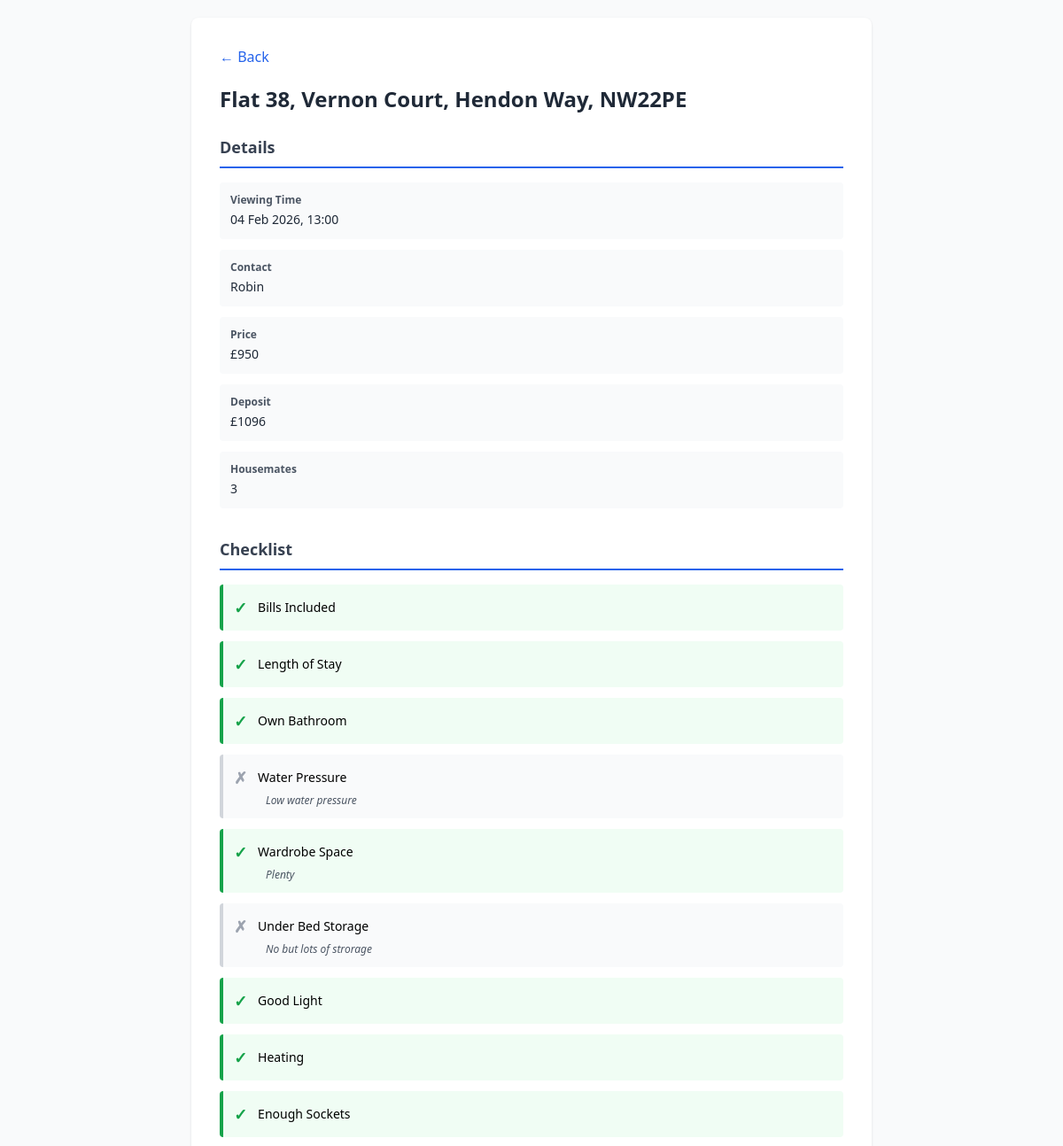
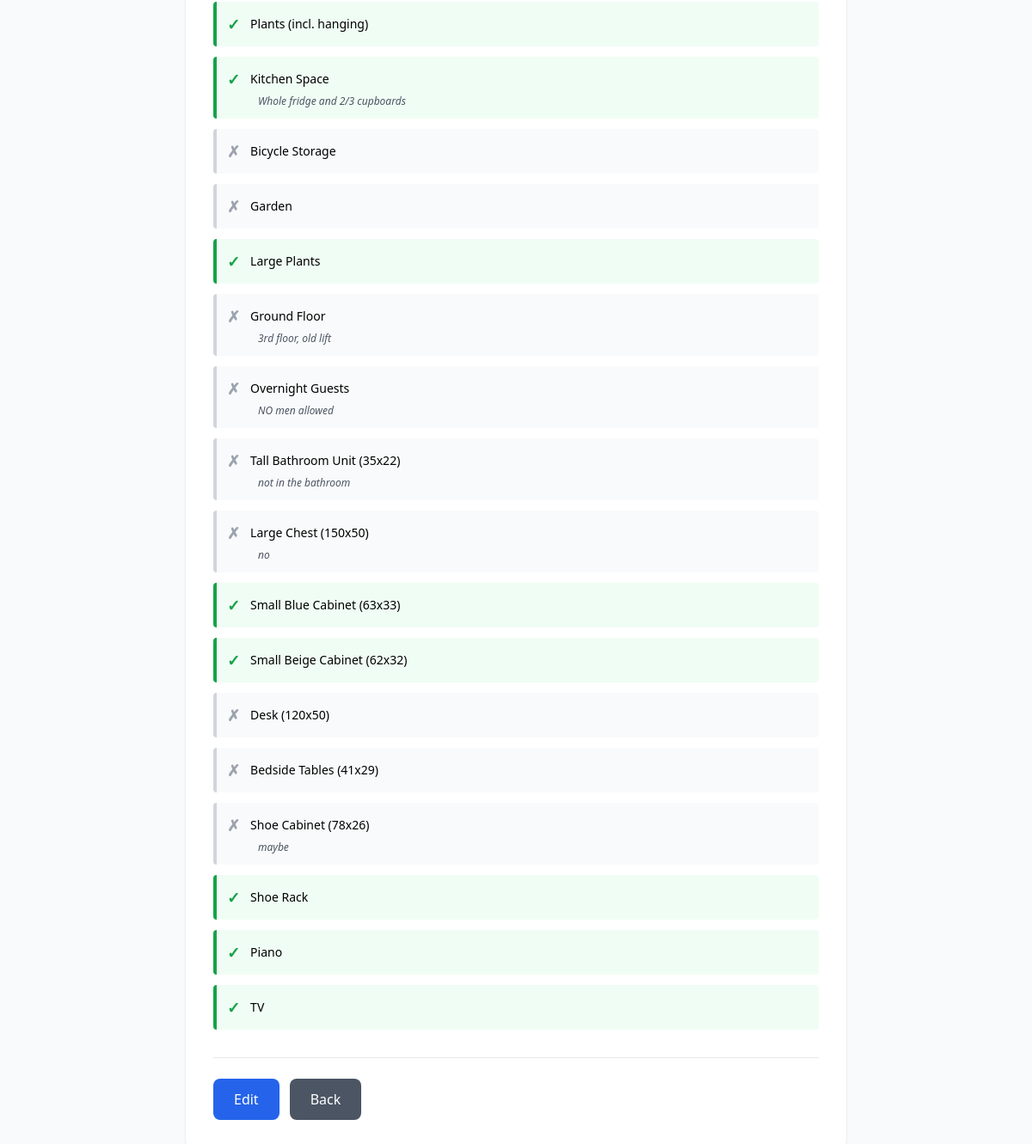
Screenshot of /view/1 with the database file from the repository (2 pictures, top to bottom).
### tables this page shows
CREATE TABLE viewings (
            id INTEGER PRIMARY KEY AUTOINCREMENT,
            address TEXT NOT NULL,
            viewing_time TEXT,
            contact_name TEXT,
            checklist_data TEXT NOT NULL,
            created_at TIMESTAMP DEFAULT CURRENT_TIMESTAMP
        );

### app.py (the view)
@app.route('/view/<int:viewing_id>')
def view_viewing(viewing_id):
    db = get_db()
    viewing = db.execute('SELECT * FROM viewings WHERE id = ?', (viewing_id,)).fetchone()
    db.close()
    if viewing:
        checklist_data = json.loads(viewing['checklist_data'])
        return render_template('view_checklist.html', viewing=viewing, checklist_data=checklist_data)
    return redirect(url_for('index'))

### app.py (called while the page is built)
@app.template_filter('format_datetime')
def format_datetime_filter(s):
    if not s:
        return ''
    try:
        dt = datetime.fromisoformat(s.replace('Z', '+00:00'))
        return dt.strftime('%d %b %Y, %H:%M')
    except:
        return s

def get_db():
    db = sqlite3.connect(app.config['DATABASE'])
    db.row_factory = sqlite3.Row
    return db

### templates/view_checklist.html (shortened to what this page needs)
<!DOCTYPE html>
<html>
<head>
    <script src="https://cdn.tailwindcss.com"></script>
</head>
<body class="bg-gray-50 p-5">
    <div class="max-w-3xl mx-auto bg-white p-8 rounded-lg shadow">
        <a href="/" class="text-blue-600 hover:underline mb-5 inline-block">← Back</a>
        <h1 class="text-2xl font-bold text-gray-800 mb-6">{{ viewing.address }}</h1>
        <div class="mb-8">
            <h2 class="text-lg font-semibold text-gray-700 mb-4 pb-2 border-b-2 border-blue-600">Details</h2>
            {% if viewing.viewing_time %}
            <div class="p-3 bg-gray-50 rounded mb-3">
                <div class="text-xs font-semibold text-gray-600">Viewing Time</div>
                <div class="text-sm text-gray-800 mt-1">{{ viewing.viewing_time|format_datetime }}</div>
            </div>
            {% endif %}
            {% if viewing.contact_name %}
            <div class="p-3 bg-gray-50 rounded mb-3">
                <div class="text-xs font-semibold text-gray-600">Contact</div>
                <div class="text-sm text-gray-800 mt-1">{{ viewing.contact_name }}</div>
            </div>
            {% endif %}
            {% if checklist_data.price %}
            <div class="p-3 bg-gray-50 rounded mb-3">
                <div class="text-xs font-semibold text-gray-600">Price</div>
                <div class="text-sm text-gray-800 mt-1">
                    {% if checklist_data.price_currency == 'USD' %}${% elif checklist_data.price_currency == 'EUR' %}€{% else %}£{% endif %}{{ checklist_data.price }}
                </div>
            </div>
            {% endif %}
            {% if checklist_data.deposit %}
            <div class="p-3 bg-gray-50 rounded mb-3">
                <div class="text-xs font-semibold text-gray-600">Deposit</div>
                <div class="text-sm text-gray-800 mt-1">
                    {% if checklist_data.deposit_currency == 'USD' %}${% elif checklist_data.deposit_currency == 'EUR' %}€{% else %}£{% endif %}{{ checklist_data.deposit }}
                </div>
            </div>
            {% endif %}
            {% if checklist_data.total_housemates %}
            <div class="p-3 bg-gray-50 rounded mb-3">
                <div class="text-xs font-semibold text-gray-600">Housemates</div>
                <div class="text-sm text-gray-800 mt-1">{{ checklist_data.total_housemates }}</div>
            </div>
            {% endif %}
        </div>
        {% if checklist_data.properties %}
        <div class="mb-8">
            <h2 class="text-lg font-semibold text-gray-700 mb-4 pb-2 border-b-2 border-blue-600">Checklist</h2>
            {% for prop in checklist_data.properties %}
            <div class="p-3 rounded mb-3 border-l-4 {% if prop.checked %}bg-green-50 border-green-600{% else %}bg-gray-50 border-gray-300{% endif %}">
                <div class="flex items-center">
                    <span class="{% if prop.checked %}text-green-600{% else %}text-gray-400{% endif %} font-bold text-lg mr-3">{% if prop.checked %}✓{% else %}✗{% endif %}</span>
                    <span class="text-sm font-medium">{{ prop.label }}</span>
                </div>
                {% if prop.note %}
                <div class="ml-9 text-xs text-gray-600 italic mt-1">{{ prop.note }}</div>
                {% endif %}
            </div>
            {% endfor %}
        </div>
        {% endif %}
        <div class="pt-6 border-t flex gap-3">
            <a href="/edit/{{ viewing.id }}" class="px-6 py-3 bg-blue-600 text-white rounded-lg hover:bg-blue-700">Edit</a>
            <a href="/" class="px-6 py-3 bg-gray-600 text-white rounded-lg hover:bg-gray-700">Back</a>
        </div>
    </div>
</body>
</html>

### rows the page displays
viewings: address "Flat 38, Vernon Court, Hendon Way, NW22PE", viewing_time "04 Feb 2026, 13:00", contact_name "Robin"

### other values shown
{{ checklist_data.price }} "950"
{{ checklist_data.deposit }} "1096"
{{ checklist_data.total_housemates }} "3"
{{ prop.label }} "Bills Included" "Length of Stay" "Own Bathroom" "Water Pressure" "Wardrobe Space" "Under Bed Storage" "Good Light" "Heating" "Enough Sockets" "Plants (incl. hanging)" "Kitchen Space" "Bicycle Storage" "Garden" "Large Plants" "Ground Floor" "Overnight Guests" "Tall Bathroom Unit (35x22)" "Large Chest (150x50)" "Small Blue Cabinet (63x33)" "Small Beige Cabinet (62x32)" "Desk (120x50)" "Bedside Tables (41x29)" "Shoe Cabinet (78x26)" "Shoe Rack" "Piano" "TV"
{{ prop.note }} "Low water pressure" "Plenty" "No but lots of strorage" "Whole fridge and 2/3 cupboards" "3rd floor, old lift" "NO men allowed" "not in the bathroom" "no" "maybe"
